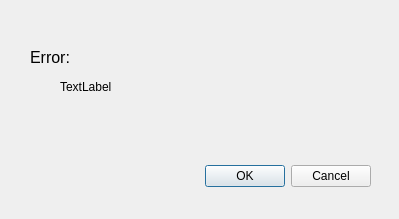
<?xml version="1.0" encoding="UTF-8"?>
<ui version="4.0">
 <class>Dialog</class>
 <widget class="QDialog" name="Dialog">
  <property name="geometry">
   <rect>
    <x>0</x>
    <y>0</y>
    <width>399</width>
    <height>219</height>
   </rect>
  </property>
  <property name="windowTitle">
   <string>ERROR</string>
  </property>
  <widget class="QDialogButtonBox" name="buttonBox">
   <property name="geometry">
    <rect>
     <x>30</x>
     <y>160</y>
     <width>341</width>
     <height>32</height>
    </rect>
   </property>
   <property name="orientation">
    <enum>Qt::Horizontal</enum>
   </property>
   <property name="standardButtons">
    <set>QDialogButtonBox::Cancel|QDialogButtonBox::Ok</set>
   </property>
  </widget>
  <widget class="QLabel" name="label">
   <property name="geometry">
    <rect>
     <x>30</x>
     <y>50</y>
     <width>59</width>
     <height>14</height>
    </rect>
   </property>
   <property name="font">
    <font>
     <pointsize>12</pointsize>
    </font>
   </property>
   <property name="text">
    <string>Error:</string>
   </property>
  </widget>
  <widget class="QLabel" name="label_2">
   <property name="geometry">
    <rect>
     <x>60</x>
     <y>80</y>
     <width>301</width>
     <height>81</height>
    </rect>
   </property>
   <property name="text">
    <string>TextLabel</string>
   </property>
   <property name="alignment">
    <set>Qt::AlignLeading|Qt::AlignLeft|Qt::AlignTop</set>
   </property>
   <property name="wordWrap">
    <bool>true</bool>
   </property>
  </widget>
 </widget>
 <resources/>
 <connections>
  <connection>
   <sender>buttonBox</sender>
   <signal>rejected()</signal>
   <receiver>Dialog</receiver>
   <slot>reject()</slot>
   <hints>
    <hint type="sourcelabel">
     <x>316</x>
     <y>260</y>
    </hint>
    <hint type="destinationlabel">
     <x>286</x>
     <y>274</y>
    </hint>
   </hints>
  </connection>
  <connection>
   <sender>buttonBox</sender>
   <signal>accepted()</signal>
   <receiver>Dialog</receiver>
   <slot>accept()</slot>
   <hints>
    <hint type="sourcelabel">
     <x>248</x>
     <y>254</y>
    </hint>
    <hint type="destinationlabel">
     <x>157</x>
     <y>274</y>
    </hint>
   </hints>
  </connection>
 </connections>
</ui>
